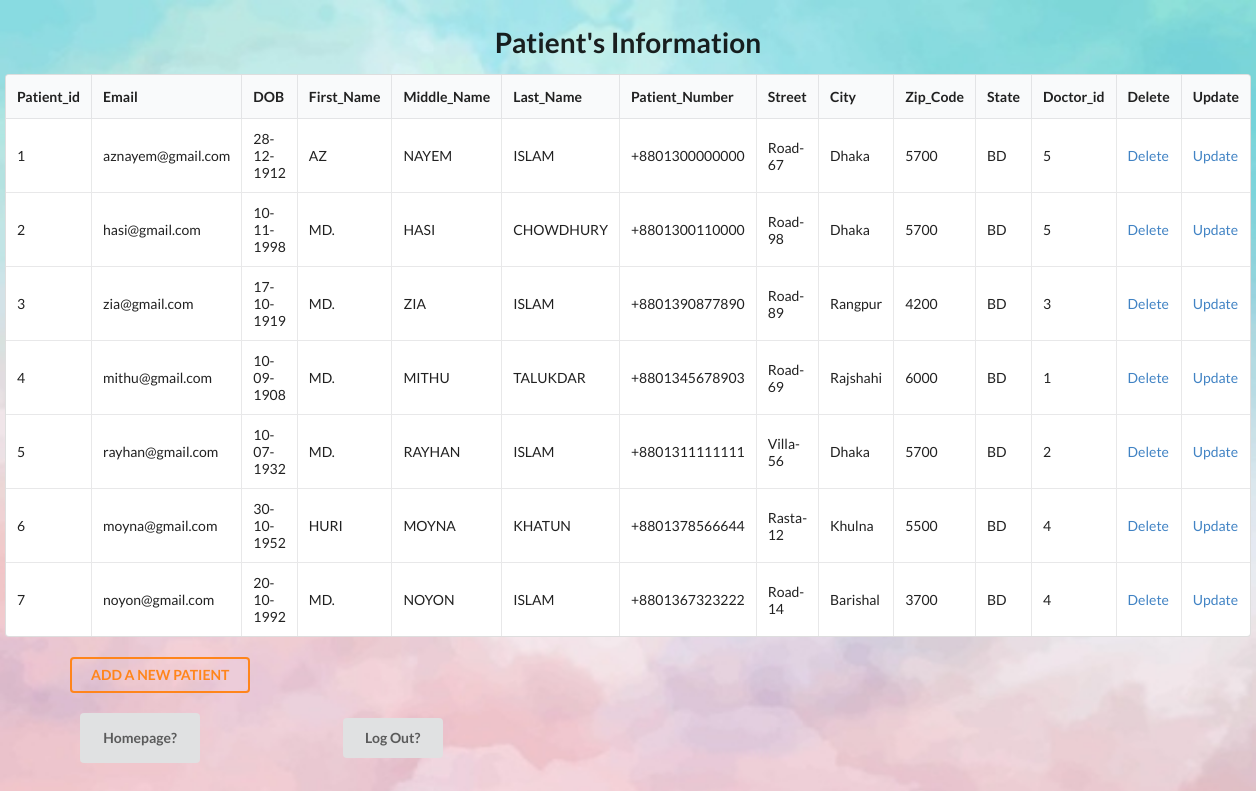
Screenshot of /opms_final/patient_read.php with the database file from the repository.
### tables this page shows
CREATE TABLE `patient` (
  `Patient_id` int(11) NOT NULL,
  `Email` varchar(50) NOT NULL,
  `DOB` varchar(50) NOT NULL,
  `First_Name` varchar(50) NOT NULL,
  `Middle_Name` varchar(50) NOT NULL,
  `Last_Name` varchar(50) NOT NULL,
  `Patient_Number` varchar(50) NOT NULL,
  `Street` varchar(50) NOT NULL,
  `City` varchar(50) NOT NULL,
  `Zip_Code` varchar(50) NOT NULL,
  `State` varchar(50) NOT NULL,
  `Doctor_id` int(11) NOT NULL
);

### opms_final/patient_read.php (the view, shortened to what this page needs)
<html>
<head>
    <link rel="stylesheet" href="https://cdnjs.cloudflare.com/ajax/libs/semantic-ui/2.4.1/semantic.min.css">
</head>
<body>
    <h1 style="text-align:center">Patient's Information</h1>
<?php
	$connect = mysqli_connect( HOST, USER, PASS, DB )
		or die("Can not connect");
	$results = mysqli_query( $connect, "SELECT * FROM patient" )
		or die("Can not execute query");
	echo "<table style='width: 90%;margin: 0 auto'class='ui celled unstackable table'> \n";
	echo "<thead><tr><th>Patient_id</th> <th>Email</th> <th>DOB</th> <th>First_Name</th> <th>Middle_Name</th> <th>Last_Name</th> <th>Patient_Number</th> <th>Street</th> <th>City</th> <th>Zip_Code</th> <th>State</th> <th>Doctor_id</th> <th>Delete</th> <th>Update</th></tr></thead><tbody> \n";
    while( $rows = mysqli_fetch_array( $results ) ) {
		extract( $rows );
		echo "<tr>";
		echo "<td> $Patient_id </td>";
        echo "<td> $Email </td>";
        echo "<td> $DOB </td>";
		echo "<td> $First_Name </td>";
		echo "<td> $Middle_Name </td>";
        echo "<td> $Last_Name </td>";
		echo "<td> $Patient_Number </td>";
        echo "<td> $Street </td>";
		echo "<td> $City </td>";
        echo "<td> $Zip_Code </td>";
        echo "<td> $State </td>";
        echo "<td> $Doctor_id </td>";
        echo "<td> <a href = 'patient_delete.php?
        id=$Patient_id'> Delete </a> </td>";
        echo "<td> <a href = 'patient_update_input.php?id=$Patient_id&e=$Email&dob=$DOB&fn=$First_Name&mn=$Middle_Name&lm=$Last_Name&pn=$Patient_Number&st=$Street&c=$City&zc=$Zip_Code&sta=$State&did=$Doctor_id'> Update </a> </td>";
		echo "</tr> \n";
	}
    echo "</tbody></table> \n";
    echo "<br><p style='margin: 0px 70px'><a href=patient_input.php><button class='ui inverted orange button'>
  ADD A NEW PATIENT
</button></a></p>";
?>
    <br><a href="getin.php"><button style='margin: 0px 80px;height:50px; width:120px'class="ui Magenta button">Homepage?</button></a>
        <a href="logout.php"><button style='margin: 0px 60px;height:40px; width:100px' class='ui Lime button'>Log Out?</button></a>
</body>
</html>

### opms_final/patient_read.php (style rules this page uses)
body { background-image: url('hh.jpg'); background-repeat: no-repeat; background-attachment: fixed; background-size: 100% 100%; }

### rows the page displays
patient: Patient_id "1", Email "aznayem@gmail.com", DOB "28-12-1912", First_Name "AZ", Middle_Name "NAYEM", Last_Name "ISLAM", Patient_Number "+8801300000000", Street "Road-67", City "Dhaka", Zip_Code "5700", State "BD", Doctor "5"
patient: Patient_id "2", Email "hasi@gmail.com", DOB "10-11-1998", First_Name "MD.", Middle_Name "HASI", Last_Name "CHOWDHURY", Patient_Number "+8801300110000", Street "Road-98", City "Dhaka", Zip_Code "5700", State "BD", Doctor "5"
patient: Patient_id "3", Email "zia@gmail.com", DOB "17-10-1919", First_Name "MD.", Middle_Name "ZIA", Last_Name "ISLAM", Patient_Number "+8801390877890", Street "Road-89", City "Rangpur", Zip_Code "4200", State "BD", Doctor "3"
patient: Patient_id "4", Email "mithu@gmail.com", DOB "10-09-1908", First_Name "MD.", Middle_Name "MITHU", Last_Name "TALUKDAR", Patient_Number "+8801345678903", Street "Road-69", City "Rajshahi", Zip_Code "6000", State "BD", Doctor "1"
patient: Patient_id "5", Email "rayhan@gmail.com", DOB "10-07-1932", First_Name "MD.", Middle_Name "RAYHAN", Last_Name "ISLAM", Patient_Number "+8801311111111", Street "Villa-56", City "Dhaka", Zip_Code "5700", State "BD", Doctor "2"
patient: Patient_id "6", Email "moyna@gmail.com", DOB "30-10-1952", First_Name "HURI", Middle_Name "MOYNA", Last_Name "KHATUN", Patient_Number "+8801378566644", Street "Rasta-12", City "Khulna", Zip_Code "5500", State "BD", Doctor "4"
patient: Patient_id "7", Email "noyon@gmail.com", DOB "20-10-1992", First_Name "MD.", Middle_Name "NOYON", Last_Name "ISLAM", Patient_Number "+8801367323222", Street "Road-14", City "Barishal", Zip_Code "3700", State "BD", Doctor "4"
